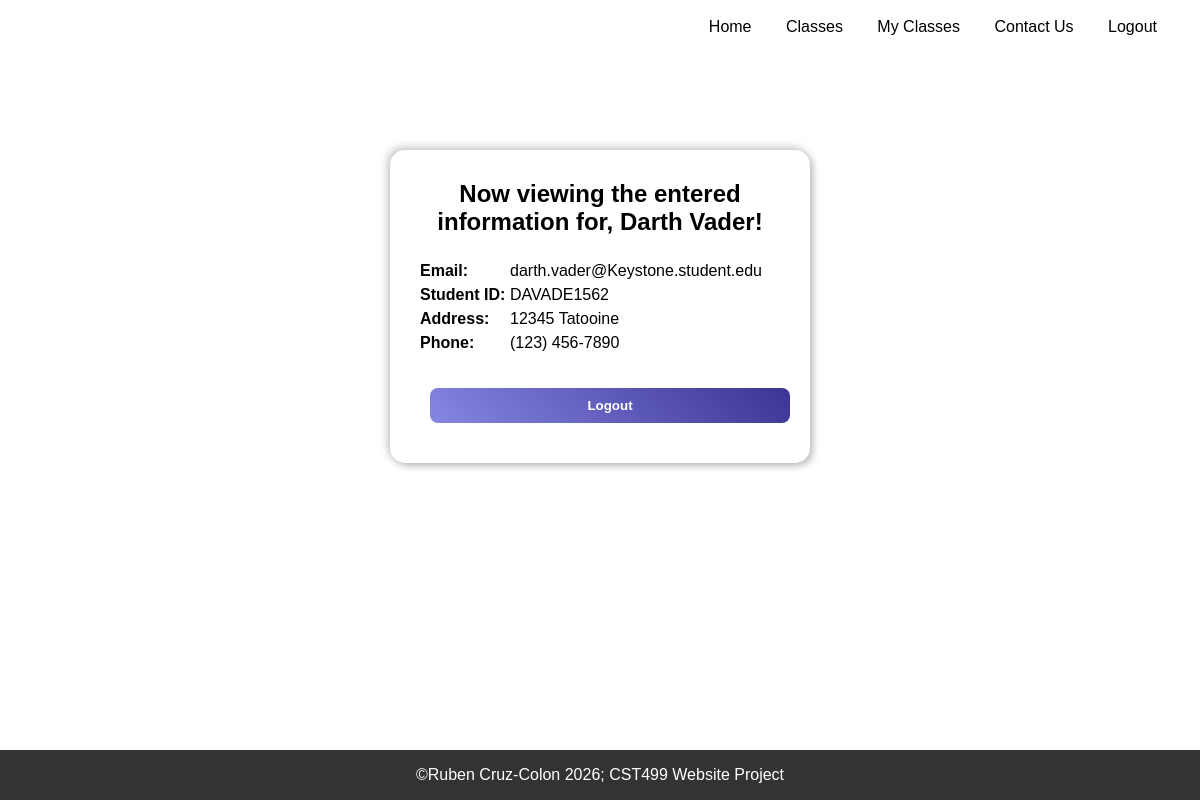
Screenshot of /pages/profile.php (signed in) with the database file from the repository.
### tables this page shows
CREATE TABLE `users` (
  `id` int(11) NOT NULL,
  `email` varchar(40) NOT NULL,
  `password` varchar(255) NOT NULL,
  `first_name` varchar(20) NOT NULL,
  `last_name` varchar(20) NOT NULL,
  `address` varchar(70) NOT NULL,
  `phone` varchar(10) NOT NULL,
  `role` enum('user','admin') DEFAULT 'user',
  `student_id` varchar(20) DEFAULT NULL
);

### pages/profile.php (the view, shortened to what this page needs)
<?php
require __DIR__ . '/../config/connect.php';
try {
    $stmt = $conn->prepare(
		'SELECT first_name, last_name, email, address, phone, student_id
		 FROM users
		 WHERE id = :id');
    $stmt->execute([
		':id' => $_SESSION['userID']
	]);
    $user = $stmt->fetch(PDO::FETCH_ASSOC);
	$phone = preg_replace('/[^0-9]/', '', $user['phone']);
	$phone = "(" . substr($phone,0,3) . ") "
			. substr($phone,3,3) . "-" . substr($phone,6);
} catch (PDOException $e) {
    error_log($e->getMessage());
    echo 'A database error occurred.';
    exit;
}
?>
<!DOCTYPE html>
<html lang="en">
<head>
	<link rel="stylesheet" type="text/css" href="styles/styles.css">
</head>
<body>
	<div class="nav_header">
		<div class="nav">
			<a href="index.php">Home</a>
			<a href="add_drop_classes.php">Classes</a>
			<a href="view_classes.php">My Classes</a>
			<a href="contact.php">Contact Us</a>
			<a href="../function/logout.php">Logout</a>
		</div>
	</div>
	<div class="profile_container">
		<h2>Now viewing the entered information for,
			<?= htmlspecialchars($user['first_name']) ?>
			<?= htmlspecialchars($user['last_name']) ?>!
		</h2>
		<div class="profile_info">
			<div class="info_row">
				<span class="label">Email:</span>
				<span><?= htmlspecialchars($user['email']); ?></span>
			</div>
			<div class="info_row">
    			<span class="label">Student ID:</span>
    			<span><?= htmlspecialchars($user['student_id']) ?></span>
			</div>
			<div class="info_row">
				<span class="label">Address:</span>
				<span><?= htmlspecialchars($user['address']) ?></span>
			</div>
			<div class="info_row">
				<span class="label">Phone:</span>
				<span><?= htmlspecialchars($phone) ?></span>
			</div>
		</div>
		<form action="../function/logout.php" method="post">
			<button type="submit">Logout</button>
		</form>
	</div>
	<div class="footer">
		<p>©Ruben Cruz-Colon 2026; CST499 Website Project</p>
	</div>
</body>
</html>

### pages/styles/styles.css (style rules this page uses)
* { margin: 0; padding: 0; box-sizing: border-box; }
body { min-height: 100vh; width: 100%; font-family: Arial, sans-serif; background-image: url("https://wallpaperaccess.com/full/1414826.jpg"); background-size: cover; background-position: center; background-repeat: no-repeat; background-attachment: fixed; padding-top: 70px; padding-bottom: 100px; }
.nav_header { position: fixed; top: 0; right: 0; background: rgba(255, 255, 255, 0.9); padding: 10px 20px; border-radius: 0 0 0 8px; z-index: 1000; }
.nav { padding: 0.5rem; text-align: center; }
.nav a { color: black; margin: 0 15px; text-decoration: none; }
::placeholder { color: black; }
button { margin: 10px; width: 100%; padding: 10px; border: none; border-radius: 8px; background: linear-gradient(45deg, #8686e3, #3b3494); color: #fff; font-weight: bold; cursor: pointer; }
.profile_container { width: 90%; max-width: 420px; margin: 80px auto 100px auto; padding: 30px; text-align: center; background: rgba(255,255,255,0.25); backdrop-filter: blur(8px); border-radius: 15px; box-shadow: -3px -3px 9px rgba(170,169,169,0.6), 3px 3px 7px rgba(147,149,151,0.6); display: flex; flex-direction: column; gap: 20px; }
.profile_info { text-align: left; font-size: 1rem; }
.info_row { display: grid; grid-template-columns: 90px 1fr; margin: 6px 0; }
.label { font-weight: 600; }
.footer { text-align: center; position: fixed; left: 0; bottom: 0; width: 100%; padding: 1rem; background: #333; color: white; margin-top: 2rem; }

### rows the page displays
users: first_name "Darth", last_name "Vader", email "darth.vader@Keystone.student.edu", student "DAVADE1562", address "12345 Tatooine", phone "(123) 456-7890"
